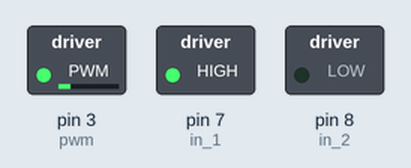
This sketch was run on a simulated Arduino Uno, built with avr-gcc and run on an emulated ATmega328P. On the bench: switched loads named in the sketch (green lamp = pin HIGH).

Above: at 0.1 s.
Timing chart, 0 to 1.6 s (numbered marks = the images above):
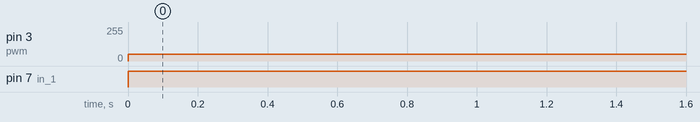

Measured:
- by itself, pin 3 (pwm): 0/255 → 50/255 at 0.00 s
- by itself, pin 7 (in_1): LOW → HIGH at 0.00 s

The sketch:

motor_motordriver.ino
```cpp
const int pwm = 3 ;
const int in_1 = 7 ;
const int in_2 = 8;
void setup()
{
pinMode(pwm,OUTPUT) ;
pinMode(in_1,OUTPUT) ;
pinMode(in_2,OUTPUT) ;
}

void loop()
{
//For Clock wise motion , in_1 = High , in_2 = Low

digitalWrite(in_1,HIGH) ;
digitalWrite(in_2,LOW) ;
analogWrite(pwm,50) ;

delay(3000) ;

//For brake
/*digitalWrite(in_1,HIGH) ;
digitalWrite(in_2,HIGH) ;
delay(1000) ;

//For Anti Clock-wise motion - IN_1 = LOW , IN_2 = HIGH
digitalWrite(in_1,LOW) ;
digitalWrite(in_2,HIGH) ;
delay(3000) ;

//For brake
digitalWrite(in_1,HIGH) ;
digitalWrite(in_2,HIGH) ;
delay(1000) ; */
 }
```
